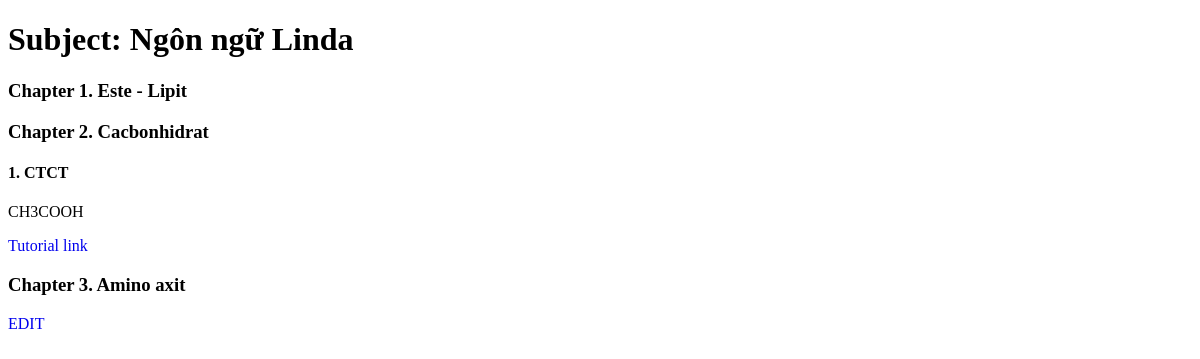
The page /manage/subject/id=18/ on the database its author committed.
### main_site/models.py (models this page shows, shortened)
class Subject(models.Model):
    name = models.CharField(max_length=50, verbose_name='Tên môn học')
    class_object = models.ForeignKey(Class, on_delete=models.CASCADE, verbose_name='Lớp chứa môn học')

class Chapter(models.Model):
    title = models.CharField(max_length=250, verbose_name='Title')
    number = models.IntegerField(verbose_name='Ordinal Number')
    link = models.URLField(max_length=250,verbose_name='Link to Theory File', null=True)
    subject = models.ForeignKey(Subject,null=True, on_delete=models.CASCADE, verbose_name='Subject of this chapter')

class ContentOfChapters(models.Model):
    title = models.TextField(max_length=250, verbose_name='Title')
    content = models.TextField(verbose_name='Content')
    link = models.URLField(max_length=250,verbose_name='Link to Tutorial')
    chapter = models.ForeignKey(Chapter, on_delete=models.CASCADE, verbose_name='Chapter of this Content')

### main_site/views.py (the view)
# urls.py: path('manage/subject/id=<int:subjectId>/', views.getManageSubject, name="manageSubject"),
def getManageSubject(request, subjectId):
    subject = Subject.objects.filter(id=subjectId).first()
    chapters = Chapter.objects.filter(subject=subject)
    chapter_with_contents = [
        {
            'chapter': chapter,
            'contents': ContentOfChapters.objects.filter(chapter=chapter)
        }
        for chapter in chapters
    ]
    context = {
        'subject': subject,
        'chapter_with_contents': chapter_with_contents,
    }
    return render(request, 'manage/subject.html', context)

### main_site/templates/manage/subject.html (shortened to what this page needs)
{% extends "base/base.html" %}
{% block content %}
<h1 >Subject: {{subject.name}} </h1>
{% for item in chapter_with_contents %}
<div class="ChapterContainer">
    <h3 > Chapter {{item.chapter.number}}. {{item.chapter.title}}  </h3>
    {% for content in item.contents %}
    <div class="ContentContainer">
        <h4 > {{forloop.counter}}. {{content.title}} </h4>
        <p > {{content.content}} </p>
        {% if content.link %}
        <a href="{{content.link}}">Tutorial link</a>
        {% endif %}
    </div>
    {% endfor %}
</div>
{% endfor %}
<a href="{% url "editSubject" subjectId=subject.id %}"><div class="ClickTag">EDIT</div></a>
{% endblock content %}

### static/css/base.css (style rules this page uses)
a { text-decoration: none !important; }

### rows shown on the page
Subject: name "Ngôn ngữ Linda"
Chapter: chapter.number "1", chapter "Este - Lipit"
Chapter: chapter.number "2", chapter "Cacbonhidrat"
ContentOfChapters: title "CTCT", content "CH3COOH"
Chapter: chapter.number "3", chapter "Amino axit"
